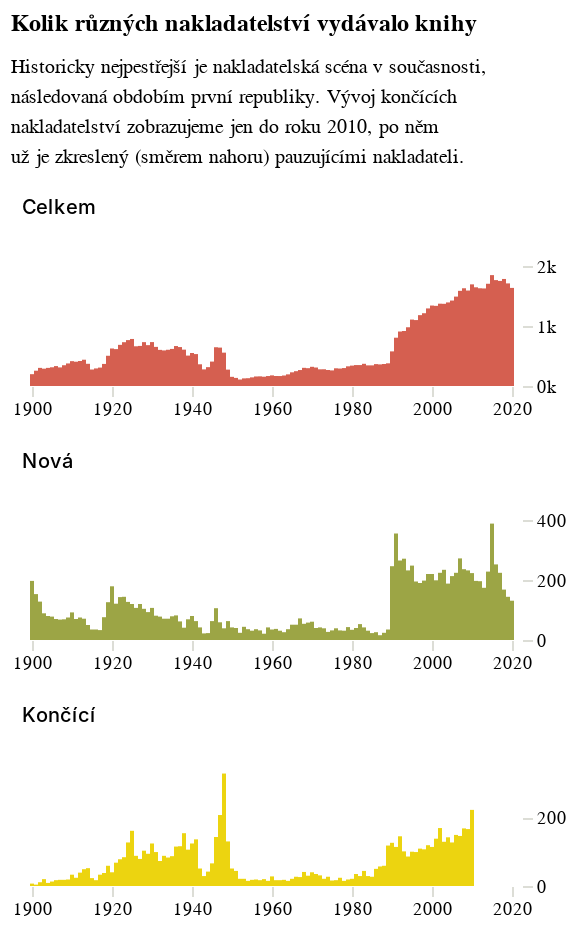

Write notebook code for a chart like this one.
### Code cell
graf_nakl = alt.Chart(
    do_grafu, title=alt.Title(titulek,subtitle=['Historicky nejpestřejší je nakladatelská scéna v současnosti,','následovaná obdobím první republiky. Vývoj končících',
                               'nakladatelství zobrazujeme jen do roku 2010, po něm','už je zkreslený (směrem nahoru) pauzujícími nakladateli.']), 
    width=300
).mark_bar(width=2).encode(
    alt.X("rok:T", 
          title=None,
          axis=alt.Axis(domainOpacity=0, tickColor='#DCDDD6')
    ),
    alt.Y('value:Q', 
          axis=alt.Axis(domainOpacity=0, tickColor='#DCDDD6', orient='right', format='~s'), 
          title=None
    ),
    alt.Color("variable:N", 
              scale=alt.Scale(range=['#D55F50', '#ECD410', '#9CA545']), ##['#DB842F', '#81A9D5', '#E09DA3']), ## '# ['#a7ddd6','#001f80','#e6e6e4','#e5db00','#e49996','#9cc002']), 
              title=None, 
              legend=None
    ),
    row=alt.Row(
        "variable:N", 
        title=None, 
        spacing=15, 
        header=alt.Header(labelAngle=0, labelAlign='left', labelAnchor='start', labelFontWeight=500, labelFont='Asap', labelOrient="top"),
                sort=['Celkem', 'Nová', 'Končící'],

    )
).resolve_axis(
    x='independent'
).resolve_scale(
    y='independent'
).properties(height=60, width=250).configure_view(stroke='transparent').configure_view(stroke='transparent').configure_axis(grid=False, domain=False)

graf_nakl

### Figure 1 — Vega-Lite specification as saved in the notebook (floating-point values rounded to 4 significant figures; data arrays with more than 128 entries replaced by an {"elided": "..."} marker saying what was removed)
{"config": {"title": {"font": "Noticia Text", "fontSize": 12, "anchor": "start", "lineHeight": 19, "fontWeight": "bolder", "subtitleFont": "Noticia Text", "subtitleFontSize": 10, "subtitleLineHeight": 15, "subtitlePadding": 10, "dy": -10}, "axis": {"labelFont": "Asap", "titleFont": "Asap", "fontWeight": "lighter", "titleFontWeight": "lighter", "labelFontSize": 9, "titleFontSize": 9, "labelPadding": 2, "titlePadding": 9, "domainOpacity": 0, "tickColor": "#DCDDD6", "domain": false, "grid": false}, "legend": {"labelFont": "Asap", "labelFontWeight": "normal", "titleFont": "Asap", "titleFontWeight": "normal", "labelFontSize": 9, "titleFontSize": 9}, "view": {"stroke": "transparent"}}, "data": {"name": "data-fb533cd9ce3b5488b9851e8f1d75c5d6"}, "mark": {"type": "bar", "width": 2}, "encoding": {"color": {"field": "variable", "legend": null, "scale": {"range": ["#D55F50", "#ECD410", "#9CA545"]}, "title": null, "type": "nominal"}, "row": {"field": "variable", "header": {"labelAlign": "left", "labelAnchor": "start", "labelAngle": 0, "labelFont": "Asap", "labelFontWeight": 500, "labelOrient": "top"}, "sort": ["Celkem", "Nová", "Končící"], "spacing": 15, "title": null, "type": "nominal"}, "x": {"axis": {"domainOpacity": 0, "tickColor": "#DCDDD6"}, "field": "rok", "title": null, "type": "temporal"}, "y": {"axis": {"domainOpacity": 0, "format": "~s", "orient": "right", "tickColor": "#DCDDD6"}, "field": "value", "title": null, "type": "quantitative"}}, "height": 60, "resolve": {"axis": {"x": "independent"}, "scale": {"y": "independent"}}, "title": {"text": "Kolik různých nakladatelství vydávalo knihy", "subtitle": ["Historicky nejpestřejší je nakladatelská scéna v současnosti,", "následovaná obdobím první republiky. Vývoj končících", "nakladatelství zobrazujeme jen do roku 2010, po něm", "už je zkreslený (směrem nahoru) pauzujícími nakladateli."]}, "width": 250, "$schema": "https://vega.github.io/schema/vega-lite/v5.8.0.json", "datasets": {"data-fb533cd9ce3b5488b9851e8f1d75c5d6": {"elided": "353 records"}}}
